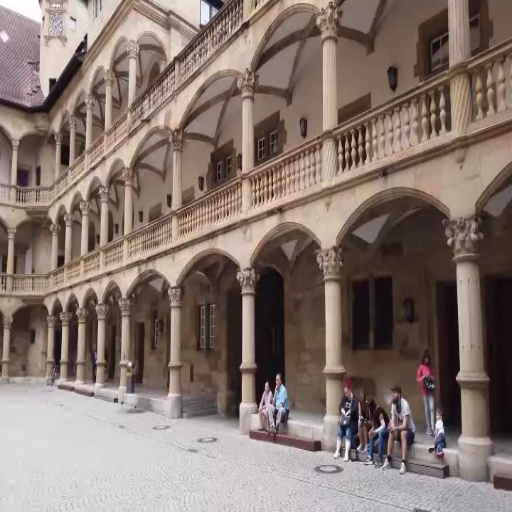
#> input picture dataset/image33.jpg, 512 x 512 px
$ python stitching1.py
#> lines starting #> are read from the running program, lines starting #| are printed output that depends on the picture
import cv2
import numpy as np
import matplotlib.pyplot as plt

# Load images
img1 = cv2.imread("dataset/image33.jpg")
#> img1 is the input picture: shape (512, 512, 3); mean B, G, R 109.9, 117.8, 133.6
img2 = cv2.imread("dataset/image44.jpg")
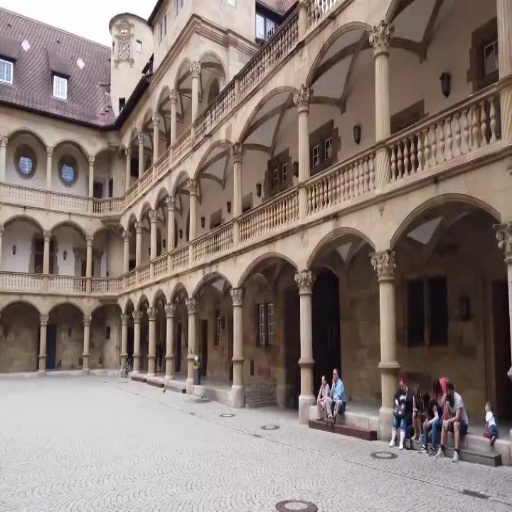
#> input picture dataset/image44.jpg, 512 x 512 px
#> img2 is the input picture: shape (512, 512, 3); mean B, G, R 114.7, 121.2, 135.5

# Check if loaded
if img1 is None or img2 is None:
    print("Error loading images")
    exit()

# Convert to grayscale
gray1 = cv2.cvtColor(img1, cv2.COLOR_BGR2GRAY)
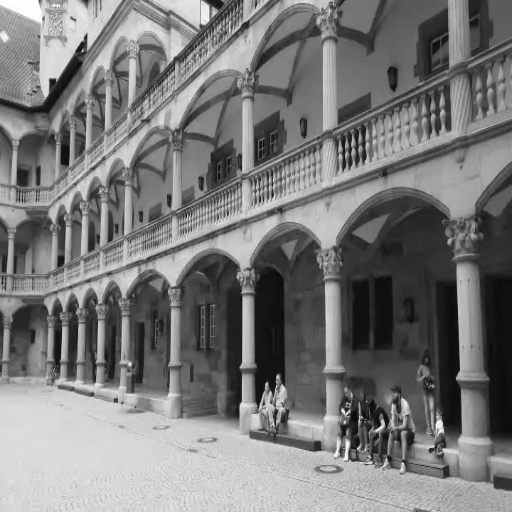
#> gray1: shape (512, 512); min 5, max 255, mean 121.6
gray2 = cv2.cvtColor(img2, cv2.COLOR_BGR2GRAY)
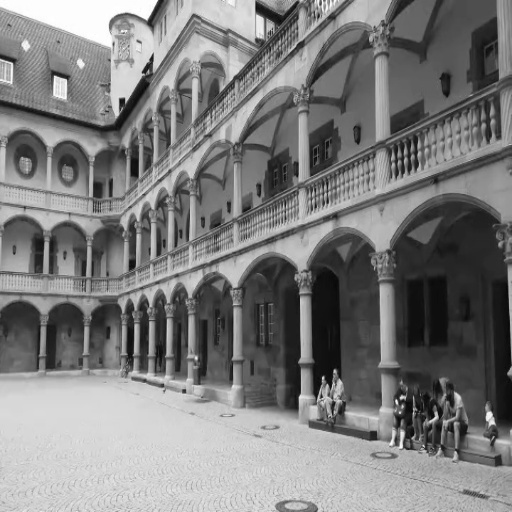
#> gray2: shape (512, 512); min 4, max 255, mean 124.7

cv2.imshow("Image 1", gray1)
cv2.imshow("Image 2", gray2)
cv2.waitKey(0)
cv2.destroyAllWindows()

# Create SIFT detector
sift = cv2.SIFT_create()

# Detect keypoints and descriptors
kp1, des1 = sift.detectAndCompute(gray1, None)
#> kp1 = 2107 keypoints; strongest (x, y, size): (266, 384, 2.4), (343, 410, 2.4), (278, 377, 2.7), (86, 37, 2.6)
kp2, des2 = sift.detectAndCompute(gray2, None)
#> kp2 = 2041 keypoints; strongest (x, y, size): (402, 397, 3), (489, 416, 6.3), (152, 59, 3.1), (122, 101, 4.1)

print("Image1 Keypoints:", len(kp1))
#| Image1 Keypoints: 2107
print("Image2 Keypoints:", len(kp2))
#| Image2 Keypoints: 2041

# Draw keypoints
img1_kp = cv2.drawKeypoints(img1, kp1, None)
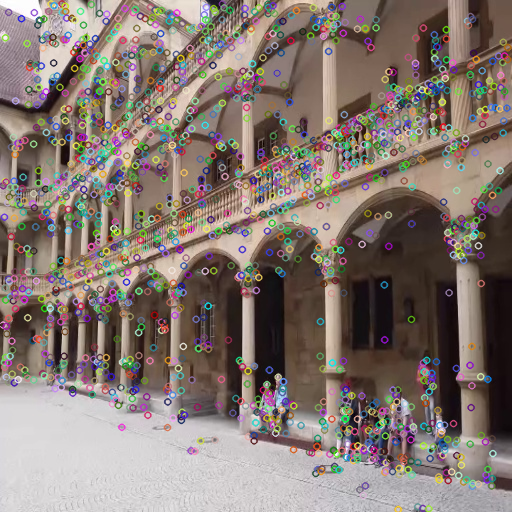
#> img1_kp: shape (512, 512, 3); mean B, G, R 113.4, 120.1, 133.2
img2_kp = cv2.drawKeypoints(img2, kp2, None)
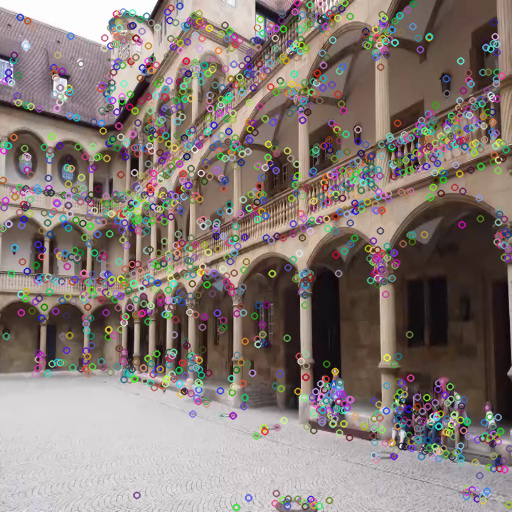
#> img2_kp: shape (512, 512, 3); mean B, G, R 118.1, 123.2, 134.7

# Show images
plt.figure(figsize=(12,6))

plt.subplot(1,2,1)
plt.title("Image 1 Keypoints")
plt.imshow(cv2.cvtColor(img1_kp, cv2.COLOR_BGR2RGB))

plt.subplot(1,2,2)
plt.title("Image 2 Keypoints")
plt.imshow(cv2.cvtColor(img2_kp, cv2.COLOR_BGR2RGB))

plt.show()
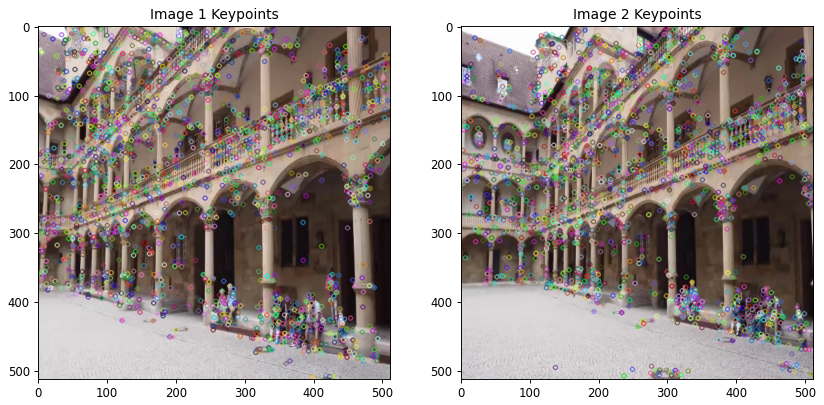
#> figure drawn by matplotlib, 2 panels
